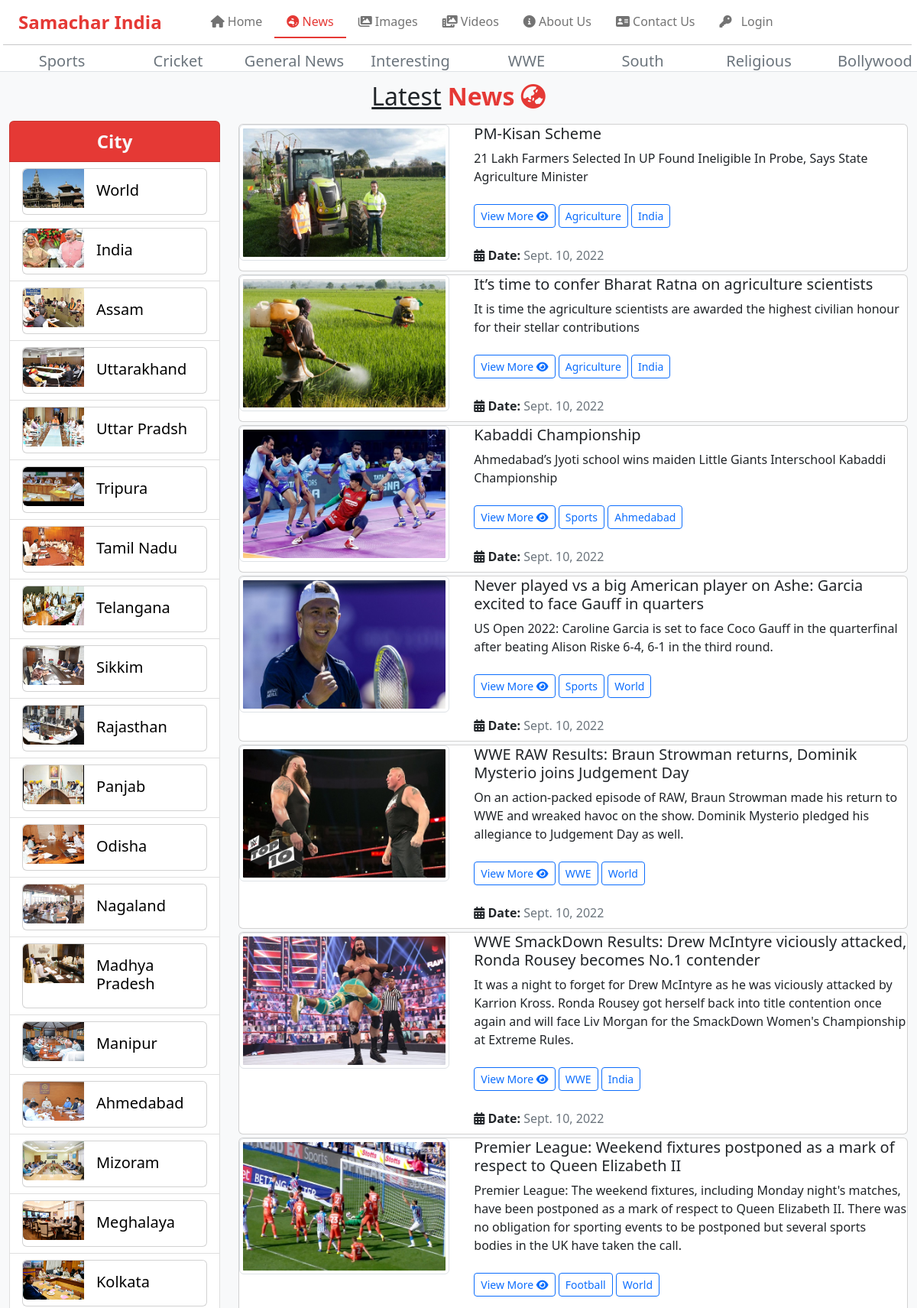
Screenshot of /user/news/ (upper part) with the database file from the repository.
### user/models.py (models this page shows)
class ncategory(models.Model):
    category=models.CharField(max_length=80)
    cpic=models.ImageField(upload_to='static/categroy',null=True)
    cdate=models.DateField()
    def __str__(self):
        return self.category

class city(models.Model):
    ncity=models.CharField(max_length=30)
    cpic=models.ImageField(upload_to='static/city',null=True)
    cdate=models.DateField()
    def __str__(self):
        return self.ncity

class mynews(models.Model):
    ntitle=models.CharField(max_length=500)
    nhead=models.CharField(max_length=500)
    ndes=HTMLField()
    npic=models.ImageField(upload_to='static/news/',null=True)
    ncity=models.ForeignKey(city,on_delete=models.CASCADE,null=True)
    category=models.ForeignKey(ncategory,on_delete=models.CASCADE,null=True)
    ndate=models.DateField()

### user/views.py (the view)
# urls.py: path('news/',views.news),
def news(request):
    x=ncategory.objects.all().order_by("-id")
    y=city.objects.all().order_by("-id")
    z=mynews.objects.all().order_by("-id")
    ctid=request.GET.get("ctid")
    catid=request.GET.get("catid")
    if ctid is not None:
        z=mynews.objects.all().filter(ncity=ctid).order_by("-id")
    elif catid is not None:
        z=mynews.objects.all().filter(category=catid).order_by("-id")
    mydict = {"cat": x, "ct": y, "ndata": z}
    return render(request,'user/news.html',context=mydict)

### templates/user/news.html
{% extends 'base.html' %}
{% load static %}
{% block x %}
<div class="fs-2 text-center"><u>Latest</u> <b class="text-mycolor">News
<i class="fa-solid fa-earth-asia"></i></b>
</div>
<div class="row  my-2">
    <div class="col-md-3 d-none d-lg-block d-md-block">
        <ul class="list-group">
            <li class="list-group-item fs-4 text-light text-center fw-bold" style="background:#e53935;">City</li>
            {% for x in ct %}
            <li class="list-group-item ">
            <div class="card mb-0 w-100" >
                <a href="/user/news?ctid={{x.id}}" style="text-decoration:none; color:black;">
  <div class="row g-0" style="margin-bottom:-5px;">
    <div class="col-sm-4">
      <img src="/{{x.cpic}}" style="max-height:60px;" class="img-fluid rounded-start" alt="...">
    </div>
    <div class="col-sm-8">
      <div class="card-body">
        <h5 class="card-title">{{x.ncity}}</h5>
      </div>
    </div>
  </div>
                </a>
</div>
            </li>
            {% endfor %}
        </ul>
    </div>
    <div class=" col-md-9 col-sm-12">
        {% for i in ndata %}
        <div class="card my-1">
            <div class="row">
            <div class="col-sm-4">
                <img src="/{{i.npic}}" class="img-thumbnail" />
            </div>
            <div class="col-sm-8">
                <div class="card-title ps-2">
                    <h5>{{i.ntitle}}</h5>
                    <span>{{i.nhead}}</span><br/><br/>
                    <a href="/user/details?n={{i.id}}" class="btn btn-sm btn-outline-primary">View More <i class="fa-solid fa-eye"></i></a>
                    <span class="btn btn-outline-primary btn-sm">{{i.category}}</span>
                    <span class="btn btn-outline-primary btn-sm">{{i.ncity}}</span><br/><br/>
                    <b><i class="fa-solid fa-calendar-days"></i> Date:</b>
                    <span class="text-muted">{{i.ndate}}</span>
                </div>
            </div>
            </div>
        </div>
        {% endfor %}
    </div>
</div>
{% endblock %}

### templates/base.html (shortened to what this page needs)
<!DOCTYPE html>
{% load static %}
<html lang="en">
<head>
    <link href="{% static 'css/all.css' %}" rel="stylesheet" />
    <link href="https://cdn.jsdelivr.net/npm/bootstrap@5.2.1/dist/css/bootstrap.min.css" rel="stylesheet">
</head>
<body>
<div class="container-fluid">
    <div class="sticky-top">
    <div class="row header-2 bg-white border-bottom border-1">
        <div class="col-sm-12 menu">
            <nav class="navbar navbar-expand-lg">
  <div class="container-fluid bg-white">
      <div class="logo text-center fs-4 me-5">
          <b class="text-mycolor">Samachar India</b>
        </div>
    <div class="collapse navbar-collapse " id="navbarSupportedContent">
      <ul class="navbar-nav me-auto mb-2 mb-lg-0 ">
        <li class="nav-item {% if request.path == '/' %} active {% endif %} ">
          <a class="nav-link mn px-3" aria-current="page" href="/">
              <i class="fa-solid fa-house "></i> Home</a>
        </li>
          <li class="nav-item {% if request.path == '/user/news/' %} active {% endif %} ">
          <a class="nav-link mn px-3" href="/user/news/">
              <i class="fa-solid fa-earth-oceania"></i> News</a>
        </li>
        <li class="nav-item {% if request.path == '/user/gallery/' %} active {% endif %} ">
          <a class="nav-link mn px-3" href="/user/gallery/">
              <i class="fa-solid fa-images"></i> Images </a>
        </li>
        <li class="nav-item  {% if request.path == '/user/video/' %} active {% endif %}">
          <a class="nav-link mn px-3" href="/user/video/">
              <i class="fa-solid fa-photo-film"></i> Videos</a>
        </li>
          <li class="nav-item {% if request.path == '/user/about/' %} active {% endif %} ">
          <a class="nav-link mn px-3" href="/user/about/">
              <i class="fa-solid fa-circle-info"></i> About Us</a>
        </li>
          <li class="nav-item {% if request.path == '/user/contact/' %} active {% endif %} ">
          <a class="nav-link mn px-3" href="/user/contact/">
              <i class="fa-solid fa-address-card"></i> Contact Us</a>
        </li>
          <li class="nav-item">
          <a class="nav-link mn px-3" href="/admin/">
              <i class="fa-solid fa-key pe-2 "></i> Login</a>
        </li>
      </ul>
    </div>
  </div>
</nav>
        </div>
        <div class="wrapper" style="margin-left:-7px;">
    {% for x in cat %}
<div class="item">
            <hr style=" margin-top:-0px; margin-left:-2px;"/>
        <ul class="list-group" style="margin-top:-15px; margin-bottom:-15px;" >
            <li class="list-group-item border-0 px-1 " style=" text-align:center;">
                <a href="/user/news?catid={{x.id}}" style="text-decoration:none;">
  <div class="row">
      <div class="text-muted" style="float:left;">
        <h6 class="mx-auto fs-5">{{x.category}}</h6>
      </div>
  </div>
                </a>
            </li>
        </ul>
</div>
    {% endfor %}
</div>
    </div>
    </div>
    <div class="row content bg-light" style="min-height:500px;">
        <div class="col-sm-12 py-2">
            {% block x %}
            {% endblock %}
        </div>
    </div>
</div>
</body>
</html>

### templates/base.html (style rules this page uses)
.text-mycolor { color:#e53935; }
.wrapper { max-height:80px; background:white; display:flex; overflow-x:auto; float:left; }
.wrapper .item { min-width:150px; height:100%; line-height:80px; margin:0px 1px; }
ul li.active a { color:#e53935; border-bottom:2px solid #e53935; }

### rows the page displays
ncategory: category "Sports"
ncategory: category "Cricket"
ncategory: category "General News"
ncategory: category "Interesting"
ncategory: category "WWE"
ncategory: category "South"
ncategory: category "Religious"
ncategory: category "Bollywood"
city: cpic (picture), ncity "World"
city: cpic (picture), ncity "India"
city: cpic (picture), ncity "Assam"
city: cpic (picture), ncity "Uttarakhand"
city: cpic (picture), ncity "Uttar Pradsh"
city: cpic (picture), ncity "Tripura"
city: cpic (picture), ncity "Tamil Nadu"
city: cpic (picture), ncity "Telangana"
city: cpic (picture), ncity "Sikkim"
city: cpic (picture), ncity "Rajasthan"
city: cpic (picture), ncity "Panjab"
city: cpic (picture), ncity "Odisha"
city: cpic (picture), ncity "Nagaland"
city: cpic (picture), ncity "Madhya Pradesh"
city: cpic (picture), ncity "Manipur"
city: cpic (picture), ncity "Ahmedabad"
city: cpic (picture), ncity "Mizoram"
city: cpic (picture), ncity "Meghalaya"
city: cpic (picture), ncity "Kolkata"
mynews: npic (picture), ntitle "PM-Kisan Scheme", nhead "21 Lakh Farmers Selected In UP Found Ineligible In Probe, Says State Agriculture Minister", category "Agriculture", ncity "India", ndate "Sept. 10, 2022"
mynews: npic (picture), ntitle "It’s time to confer Bharat Ratna on agriculture scientists", nhead "It is time the agriculture scientists are awarded the highest civilian honour for their stellar contributions", category "Agriculture", ncity "India", ndate "Sept. 10, 2022"
mynews: npic (picture), ntitle "Kabaddi Championship", nhead "Ahmedabad’s Jyoti school wins maiden Little Giants Interschool Kabaddi Championship", category "Sports", ncity "Ahmedabad", ndate "Sept. 10, 2022"
mynews: npic (picture), ntitle "Never played vs a big American player on Ashe: Garcia excited to face Gauff in quarters", nhead "US Open 2022: Caroline Garcia is set to face Coco Gauff in the quarterfinal after beating Alison Riske 6-4, 6-1 in the third round.", category "Sports", ncity "World", ndate "Sept. 10, 2022"
mynews: npic (picture), ntitle "WWE RAW Results: Braun Strowman returns, Dominik Mysterio joins Judgement Day", nhead "On an action-packed episode of RAW, Braun Strowman made his return to WWE and wreaked havoc on the show. Dominik Mysterio pledged his allegiance to Judgement Day as well.", category "WWE", ncity "World", ndate "Sept. 10, 2022"
mynews: npic (picture), ntitle "WWE SmackDown Results: Drew McIntyre viciously attacked, Ronda Rousey becomes No.1 contender", nhead "It was a night to forget for Drew McIntyre as he was viciously attacked by Karrion Kross. Ronda Rousey got herself back into title contention once again and will face Liv Morgan for the SmackDown Women's Championship at Extreme Rules.", category "WWE", ncity "India", ndate "Sept. 10, 2022"
mynews: npic (picture), ntitle "Premier League: Weekend fixtures postponed as a mark of respect to Queen Elizabeth II", nhead "Premier League: The weekend fixtures, including Monday night's matches, have been postponed as a mark of respect to Queen Elizabeth II. There was no obligation for sporting events to be postponed but several sports bodies in the UK have taken the call.", category "Football", ncity "World"
